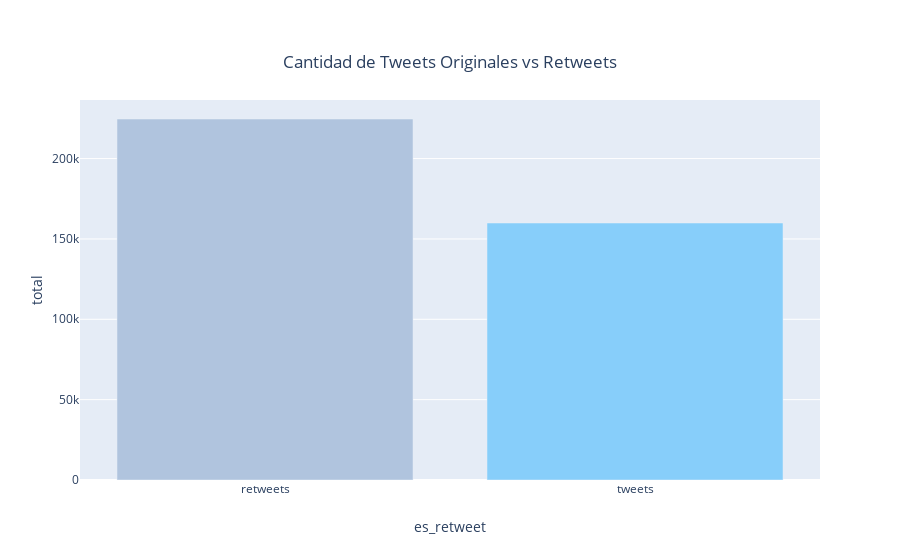

Notebook code cell kept with this figure:
### Markdown cell above
De estos tweets que hemos seleccionado, que siguen siendo una cantidad mayor a 10k, vamos a ver cuántos son retweets y cuántos no

### Code cell
counts = spanish_tweets['is_quote_status'].isna().value_counts()
fig = go.Figure(data=[go.Bar(x=counts.index, y=counts.values, marker=dict(color=['lightsteelblue', 'lightskyblue']))])
fig.update_layout(
title={
        'text': 'Cantidad de Tweets Originales vs Retweets',
        'y':0.9,
        'x':0.5,
        'xanchor': 'center',
        'yanchor': 'top'}, xaxis_title='es_retweet', yaxis_title='total')
fig.update_layout(xaxis = dict(tickvals=[True,False], ticktext=['tweets', 'retweets']))
fig.show()

### Figure 1 — Plotly figure (JSON) as saved in the notebook; plotly's stock layout.template omitted (floating-point values rounded to 4 significant figures)
{"data": [{"marker": {"color": ["lightsteelblue", "lightskyblue"]}, "type": "bar", "x": [false, true], "y": [224633, 159910]}], "layout": {"title": {"text": "Cantidad de Tweets Originales vs Retweets", "x": 0.5, "xanchor": "center", "y": 0.9, "yanchor": "top"}, "xaxis": {"ticktext": ["tweets", "retweets"], "tickvals": [true, false], "title": {"text": "es_retweet"}}, "yaxis": {"title": {"text": "total"}}}}
